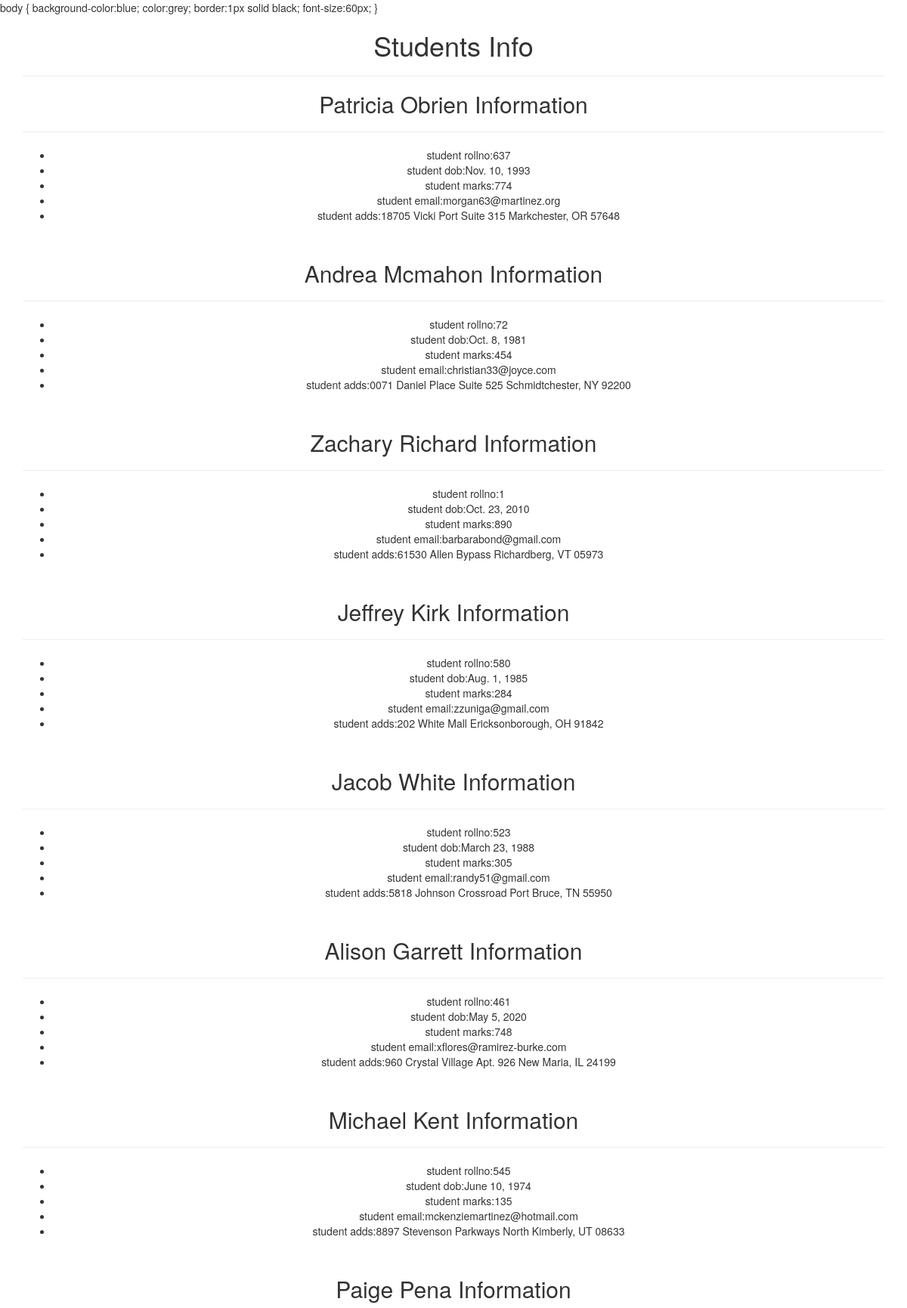
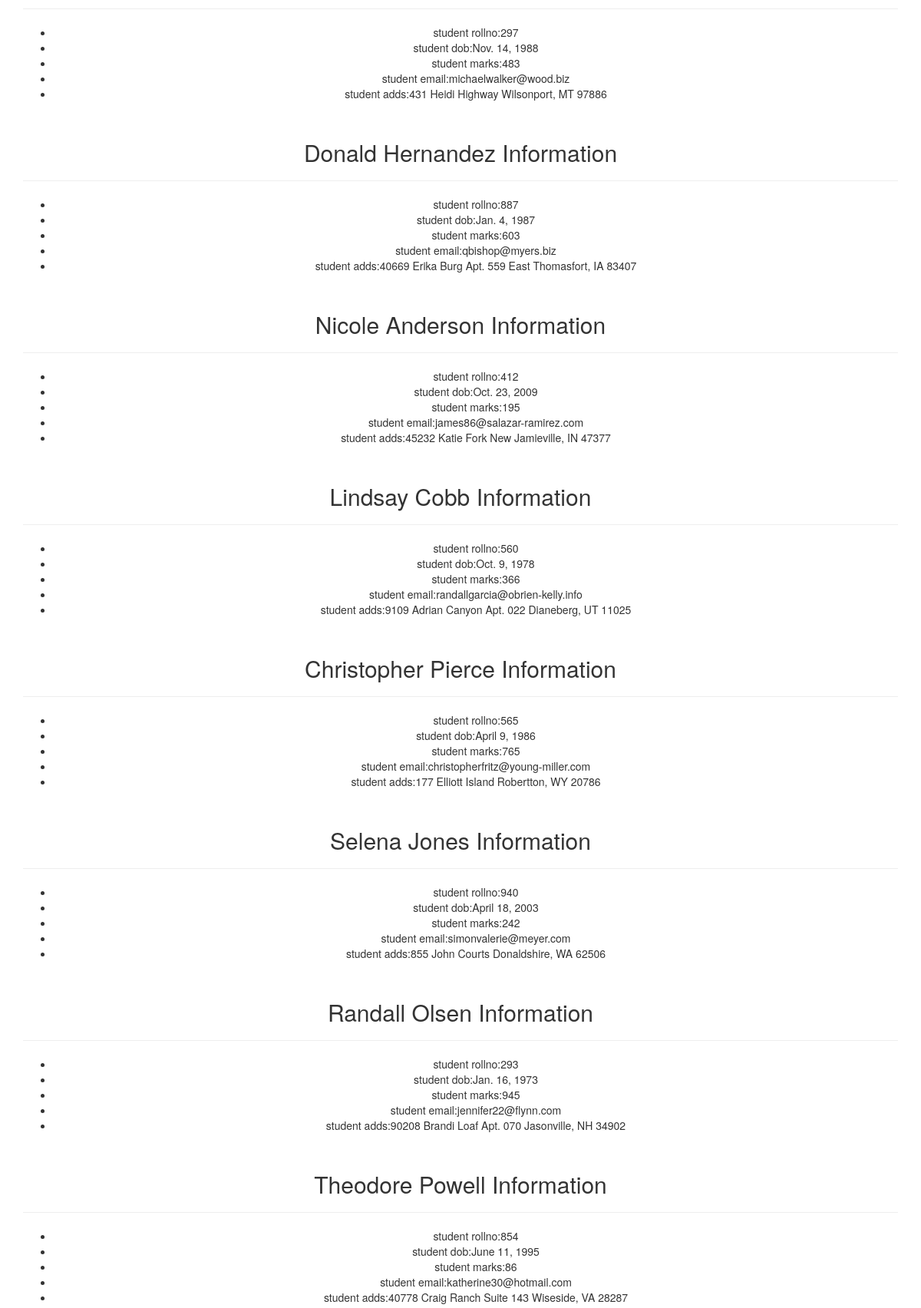
The page / (upper part) on the database its author committed (2 pictures, top to bottom).
### testapp/models.py (models this page shows)
class student(models.Model):
    rollno=models.IntegerField()
    name=models.CharField(max_length=30)
    dob=models.DateField()
    marks=models.IntegerField()
    email=models.EmailField()
    adds=models.TextField()

### testapp/views.py (the view)
# urls.py: path('',views.homepage_view),
def homepage_view(request):
    students=student.objects.all()
    return render(request,'testapp/index.html',{'students':students})

### Templates/testapp/index.html (shortened to what this page needs)
<!DOCTYPE html>
<html lang="en" dir="ltr">
<head>
    <link rel="stylesheet" href="https://maxcdn.bootstrapcdn.com/bootstrap/3.4.1/css/bootstrap.min.css">
</head>
<body>
<div class="container" align="center">
    <h1>Students Info</h1><hr>
    {% if students %}
    {%for student in students%}
    <h2>{{student.name}} Information</h2><hr>
    <ul>
        <li>student rollno:{{student.rollno}}</li>
        <li>student dob:{{student.dob}}</li>
        <li>student marks:{{student.marks}}</li>
        <li>student email:{{student.email}}</li>
        <li>student adds:{{student.adds}}</li>
    </ul>
    <br>
    {%endfor%}
    {%else%}
    <p>The students record not available</p>
    {%endif%}
    </div>
</body>
</html>

### rows shown on the page
student: name "Patricia Obrien", rollno "637", dob "Nov. 10, 1993", marks "774", email "morgan63@martinez.org", adds "18705 Vicki Port Suite 315 Markchester, OR 57648"
student: name "Andrea Mcmahon", rollno "72", dob "Oct. 8, 1981", marks "454", email "christian33@joyce.com", adds "0071 Daniel Place Suite 525 Schmidtchester, NY 92200"
student: name "Zachary Richard", rollno "1", dob "Oct. 23, 2010", marks "890", email "barbarabond@gmail.com", adds "61530 Allen Bypass Richardberg, VT 05973"
student: name "Jeffrey Kirk", rollno "580", dob "Aug. 1, 1985", marks "284", email "zzuniga@gmail.com", adds "202 White Mall Ericksonborough, OH 91842"
student: name "Jacob White", rollno "523", dob "March 23, 1988", marks "305", email "randy51@gmail.com", adds "5818 Johnson Crossroad Port Bruce, TN 55950"
student: name "Alison Garrett", rollno "461", dob "May 5, 2020", marks "748", email "xflores@ramirez-burke.com", adds "960 Crystal Village Apt. 926 New Maria, IL 24199"
student: name "Michael Kent", rollno "545", dob "June 10, 1974", marks "135", email "mckenziemartinez@hotmail.com", adds "8897 Stevenson Parkways North Kimberly, UT 08633"
student: name "Paige Pena", rollno "297", dob "Nov. 14, 1988", marks "483", email "michaelwalker@wood.biz", adds "431 Heidi Highway Wilsonport, MT 97886"
student: name "Donald Hernandez", rollno "887", dob "Jan. 4, 1987", marks "603", email "qbishop@myers.biz", adds "40669 Erika Burg Apt. 559 East Thomasfort, IA 83407"
student: name "Nicole Anderson", rollno "412", dob "Oct. 23, 2009", marks "195", email "james86@salazar-ramirez.com", adds "45232 Katie Fork New Jamieville, IN 47377"
student: name "Lindsay Cobb", rollno "560", dob "Oct. 9, 1978", marks "366", email "randallgarcia@obrien-kelly.info", adds "9109 Adrian Canyon Apt. 022 Dianeberg, UT 11025"
student: name "Christopher Pierce", rollno "565", dob "April 9, 1986", marks "765", email "christopherfritz@young-miller.com", adds "177 Elliott Island Robertton, WY 20786"
student: name "Selena Jones", rollno "940", dob "April 18, 2003", marks "242", email "simonvalerie@meyer.com", adds "855 John Courts Donaldshire, WA 62506"
student: name "Randall Olsen", rollno "293", dob "Jan. 16, 1973", marks "945", email "jennifer22@flynn.com", adds "90208 Brandi Loaf Apt. 070 Jasonville, NH 34902"
student: name "Theodore Powell", rollno "854", dob "June 11, 1995", marks "86", email "katherine30@hotmail.com", adds "40778 Craig Ranch Suite 143 Wiseside, VA 28287"
